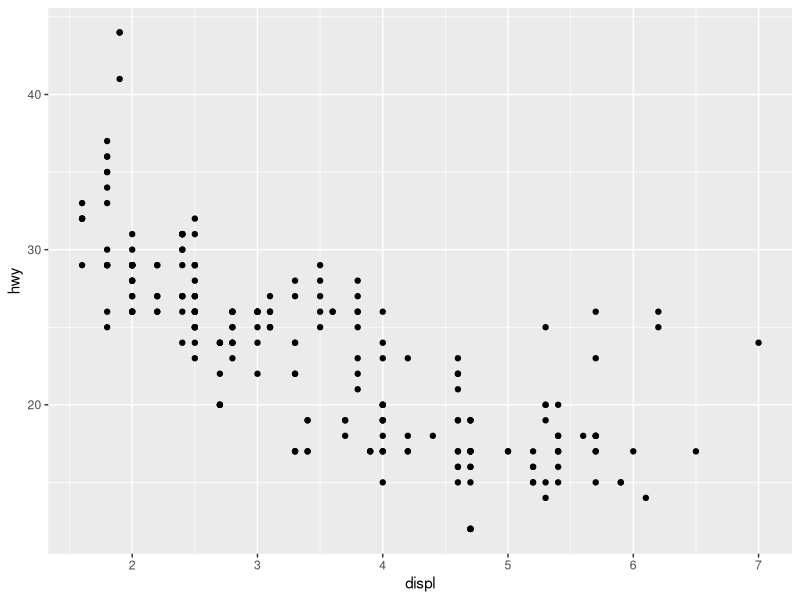
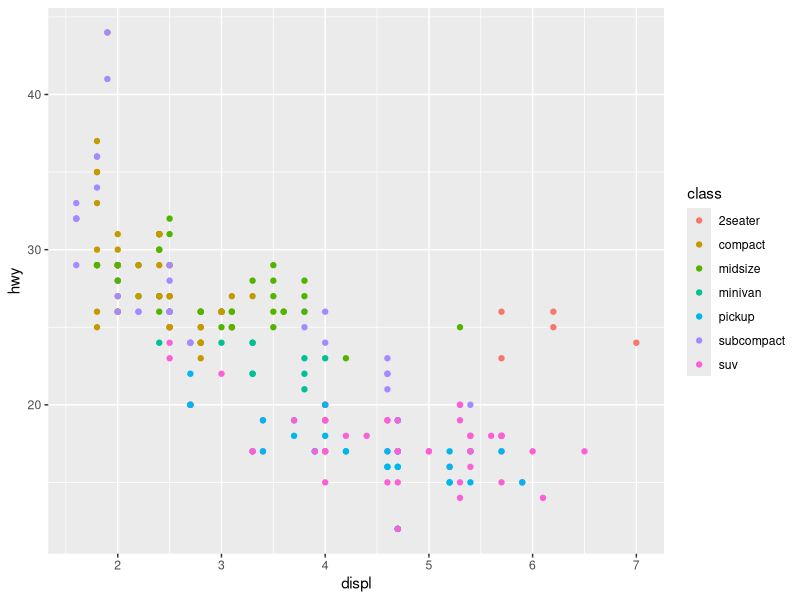
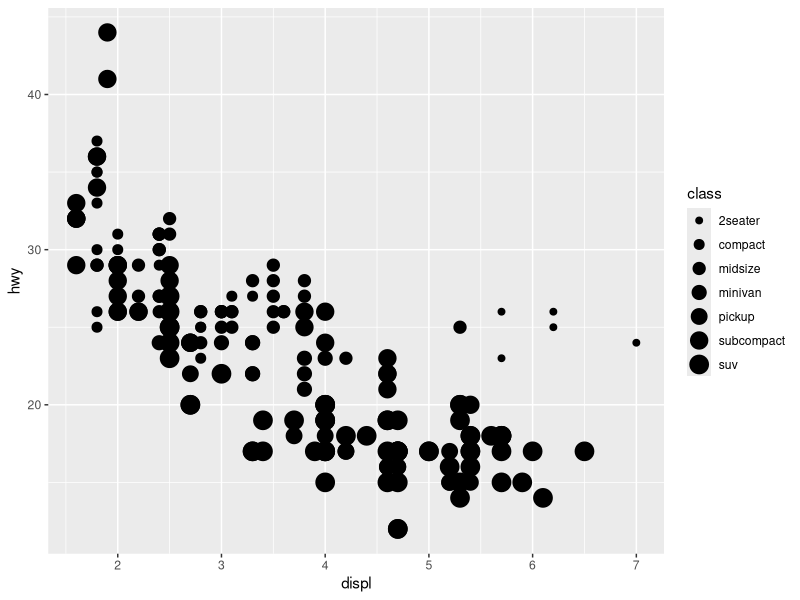
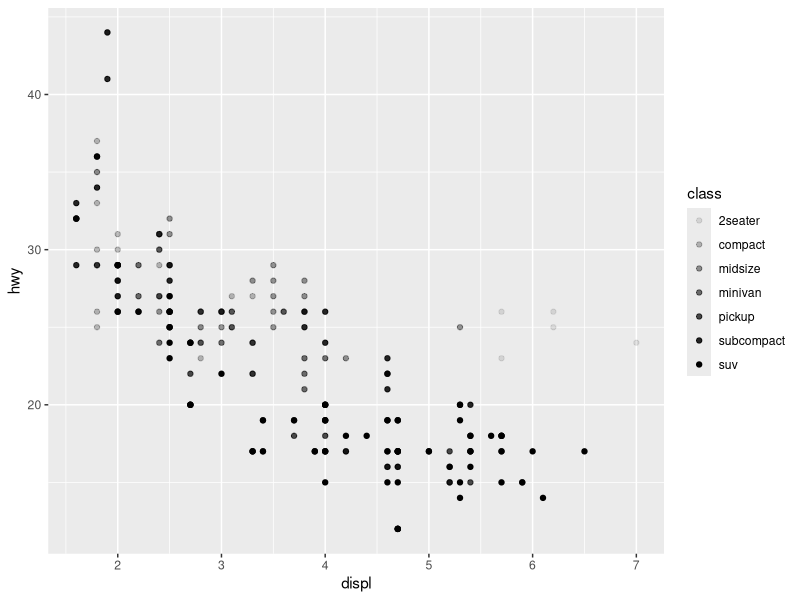
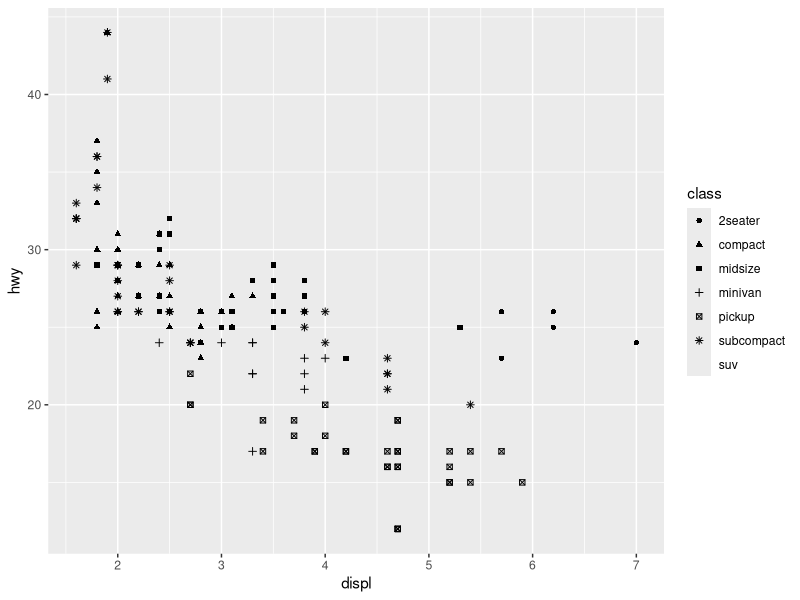
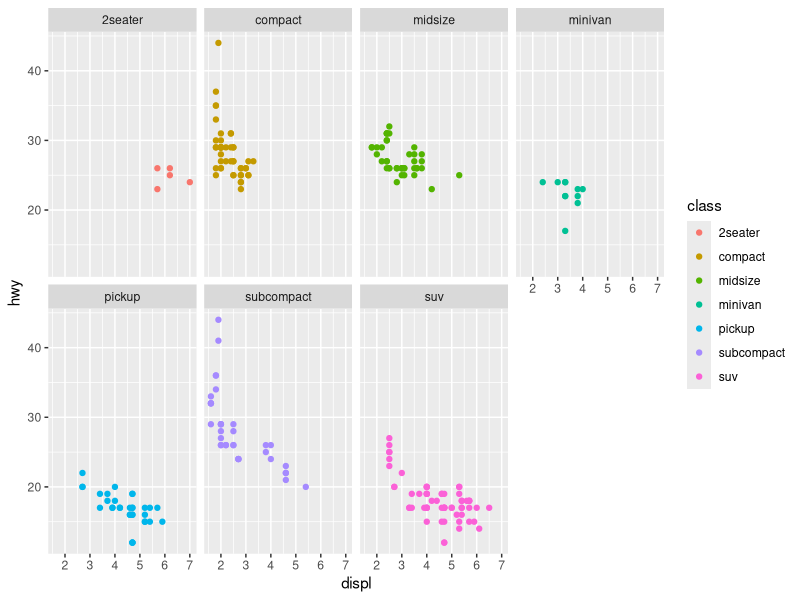
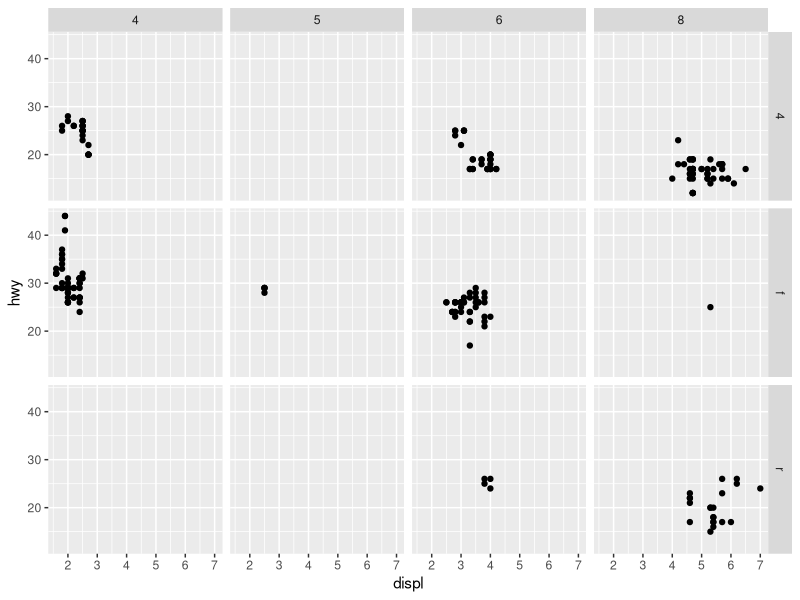
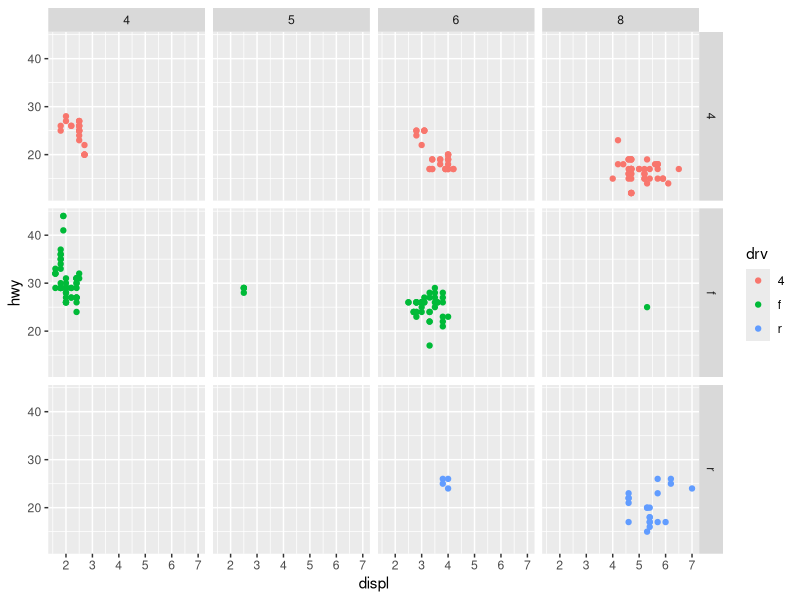

The R script that drew these images, in order:
library(ggplot2)
library(tidyverse)
mpg
summary(mpg)
ggplot(data = mpg) + geom_point(mapping = aes(x = displ, y = hwy))
#The plot shows a negative relationship between engine size (displ) and fuel efficiency (hwy).cars with big engines use more fuel. 
ggplot(data = mpg) + geom_point(mapping = aes(x = displ, y = hwy, color=class))   
ggplot(data = mpg) + geom_point(mapping = aes(x = displ, y = hwy, size=class))   
#midsize and compact cars,improves their gas mileage
# Left
ggplot(data = mpg) + geom_point(mapping = aes(x = displ, y = hwy, alpha = class))

# Right
ggplot(data = mpg) + geom_point(mapping = aes(x = displ, y = hwy, shape = class))

ggplot(data = mpg) + geom_point(mapping = aes(x = displ, y = hwy, color=class)) +  facet_wrap(~ class, nrow = 2)
#shows higher the engine size lower the effiency
ggplot(data = mpg) + geom_point(mapping = aes(x = displ, y = hwy)) +facet_grid(drv ~ cyl)
ggplot(data = mpg) + geom_point(mapping = aes(x = displ, y = hwy, color=drv)) +facet_grid(drv ~ cyl)
#the smooth geom is smooth line fitted to the data.
ggplot(data = mpg) +  geom_smooth(mapping = aes(x = displ, y = hwy))

ggplot(data = mpg) + geom_smooth(mapping = aes(x = displ, y = hwy, linetype = drv))
#Here geom_smooth() separates the cars into three lines based on their drv value, which describes a car's drivetrain. One line describes all of the points with a 4 value, one line describes all of the points with an f value, and one line describes all of the points with an r value. Here, 4 stands for four-wheel drive, f for front-wheel drive, and r for rear-wheel drive.